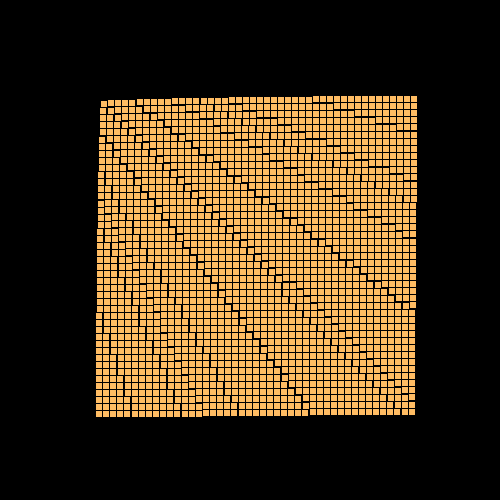
Frame 1 (no input)
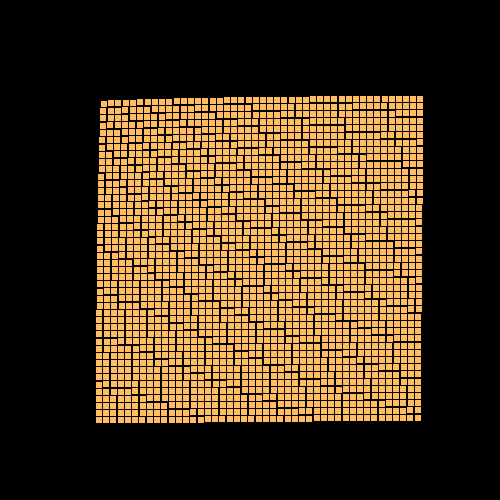
Frame 60 (the mouse pressed at the canvas centre just before this capture)
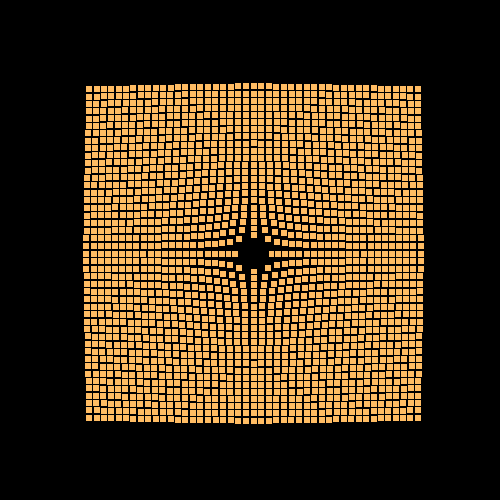
Frame 120 (the mouse held since frame 60 and released just before this capture)

The Processing sketch that drew these frames (run headless with seeded random() and noise(); from frame 60 on, the mouse is pressed at the canvas centre):

// Processing sketch: processing_62858
// ── processing_62858.pde

/* OpenProcessing Tweak of *@*http://www.openprocessing.org/sketch/4614*@* */
/* !do not delete the line above, required for linking your tweak if you re-upload */

// use mouse to move over the field
// type any key as often as you like
// type "0" to reset the drawing

int  fsz= 45, wth=7, n=0;
float r, t;
squares[]   squair;

void setup() {
  size(500, 500);
  background( 0 );
  smooth();
  InitSquare();
}

void draw() {
  smooth();
  drawSquare();
  relocate  ();
}

void InitSquare() {
  squair = new squares [fsz*fsz];
  for (int i=0;i<fsz;i++)
    for (int j=0;j<fsz;j++) {   
      float PosX = (width /2)-(fsz*wth/2)+i*wth;
      float PosY = (height/2)-(fsz*wth/2)+j*wth;
      squair[n] = new squares(wth, PosX, PosY);
      rect(squair[n].posx, squair[n].posy, 2, 2);
      squair[n].mycel = i+1;
      squair[n].myrow = j+1;
      n = n+1;
    }
}

void drawSquare() {
  background(0);
  for (int i=0;i<squair.length;i++) {
    fill(255, 188, 99);

    PVector mypos = new PVector (squair[i].posx, squair[i].posy);
    PVector mspos = new PVector (mouseX, mouseY);
    r = 10/PVector.dist(mypos, mspos)+10;
    squair[i].relx =squair[i].posx+r*cos(t=atan2(squair[i].posy-mouseY, squair[i].posx-mouseX));
    squair[i].rely = squair[i].posy+r*sin(t);
    rect(squair[i].relx, squair[i].rely, wth, wth);
  }
}

void keyTyped() {
  if (key == '0') {
   int n = 0;
    for (int i=0;i<fsz;i++)
      for (int j=0;j<fsz;j++) {   
        float Sise = wth;
        float PosX = (width /2)-(fsz*wth/2)+i*wth;
        float PosY = (height/2)-(fsz*wth/2)+j*wth;
        squair[n].posx=PosX; 
        squair[n].posy=PosY;
        rect(squair[n].posx, squair[n].posy, 2, 2);
        n = n+1;
      }
  }
  else {
    for (int i=0;i<n;i++) {
      squair[i].posx =squair[i].relx;
      squair[i].posy =squair[i].rely;
    }
  }
}

void relocate() {
 
  float[] xl = new float [fsz];
  float[] xr = new float [fsz];
  float[] yo = new float [fsz];
  float[] yu = new float [fsz];
  for (int i=0;i<fsz;i++) {
    xl[i] = squair[i].posx;
    xr[i] = squair[i+fsz*(fsz-1)].posx;
    yo[i] = squair[i*fsz].posy;
    yu[i] = squair[i*fsz+(fsz-1)].posy;
  }

  float xlave = (min(xl)+max(xl))/2;
  float xrave = (min(xr)+max(xr))/2;
  float yoave = (min(yo)+max(yo))/2;
  float yuave = (min(yu)+max(yu))/2;
  //  println(squair[1220].posx+"   "+xrave+"   "+xrcor+"   "+squair[1220].mycel+"   "+squair.length);
  for (int n=0; n<squair.length; n++) {

    squair[n].posx = map(squair[n].posx, xlave, xrave, width /2-(fsz*wth)/2, width /2+(fsz*wth)/2);
    squair[n].posy = map(squair[n].posy, yoave, yuave, height/2-(fsz*wth)/2, height/2+(fsz*wth)/2);
  }
}

class squares {
  int   mycel, myrow;
  float s;
  float posx, posy, relx, rely;    

  squares(float tempSise, float tempX, float tempY) {

    s = tempSise;
    posx = tempX;
    posy = tempY;
    mycel = 0;
    myrow = 0;
  }
}
